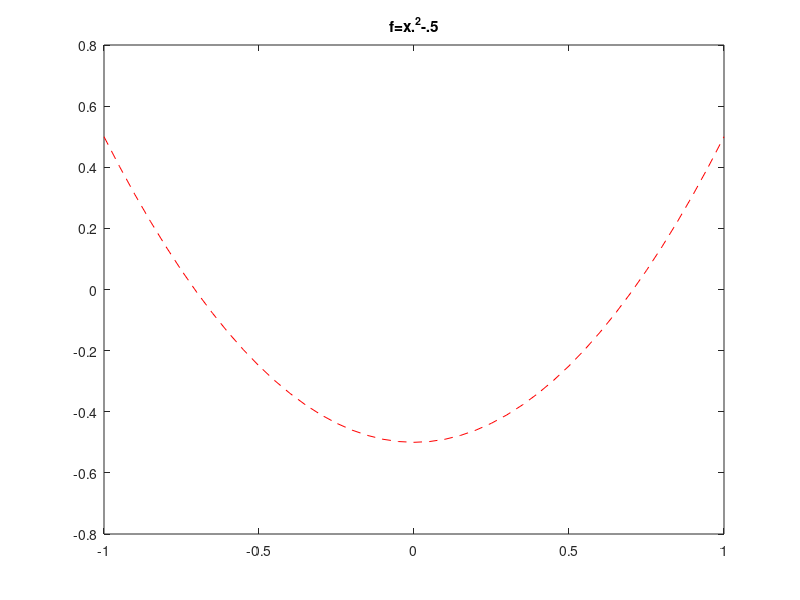
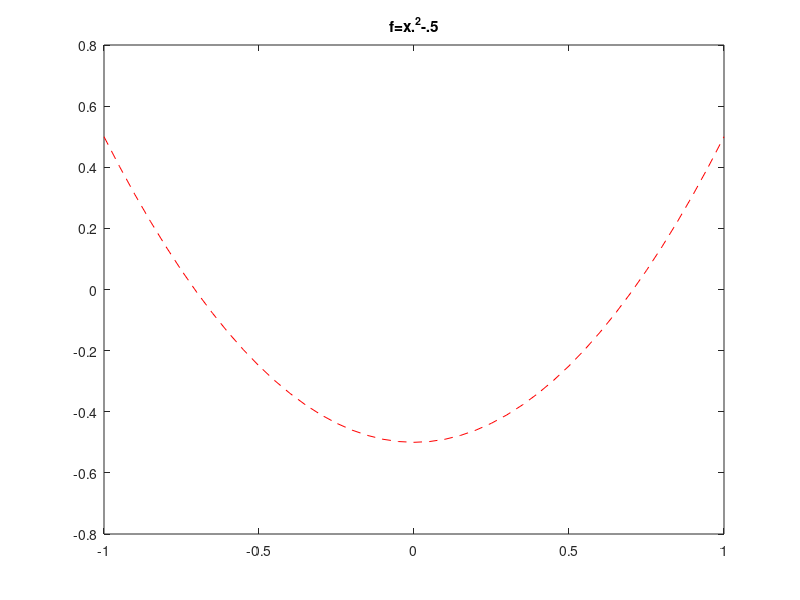
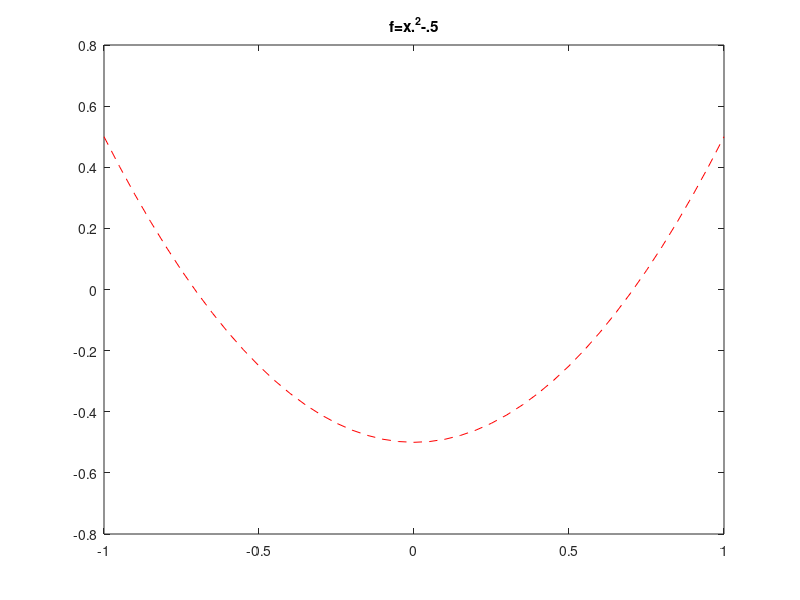
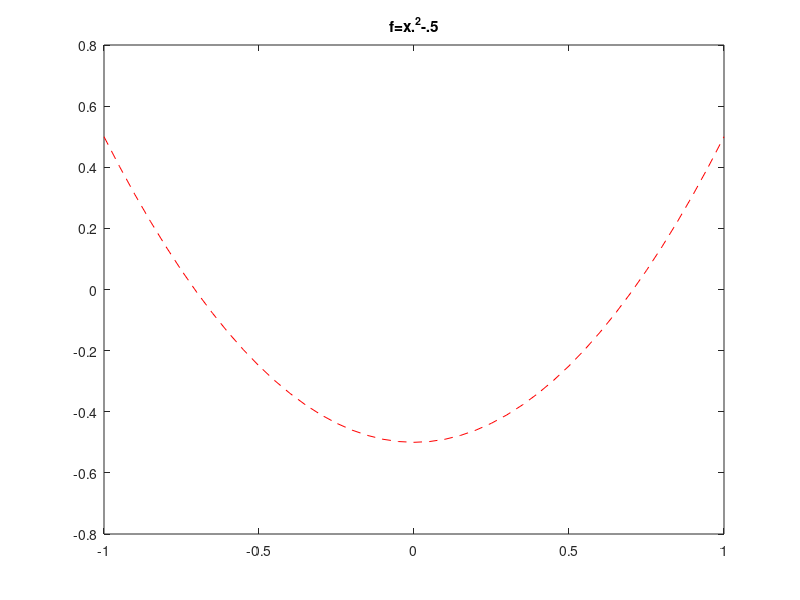

These charts were generated, in order, by the following MATLAB code:
close all
clear all
clc

disp('ex a')

x=-1:0.05:1; %vector of x
f=x.^2-.5; %vector of y
fig=figure;
plot(x,f,'r--')  
title('f=x.^2-.5');

%save the function in different ways and formats
savefig('first_function0')
savefig(fig, 'first_function1')
saveas(fig,'first_function2')
saveas(fig,'first_function3','eps')
pause
close

%%
%plot the function f=sin(s*x) in different colors with legend

disp('ex b')
%xs
x=linspace(0,2*pi, 1000);

%colors
colors = ['b','g','r','y'];
%doing 4 plots with different colors and functions
for s=1:4
    y=sin(s*x);
    figure;
    plot(x,y,'Color',colors(s));
    legend( sprintf('s = %f', s) );
    
end
pause
close all

%%
%plot the function f without lines but as little black circles centered in
%x=n/10

disp('ex c')
n=(0:1000) /100; 
g=sin(2*pi*n);
figure;
scatter(n,g,'k')
pause
close all